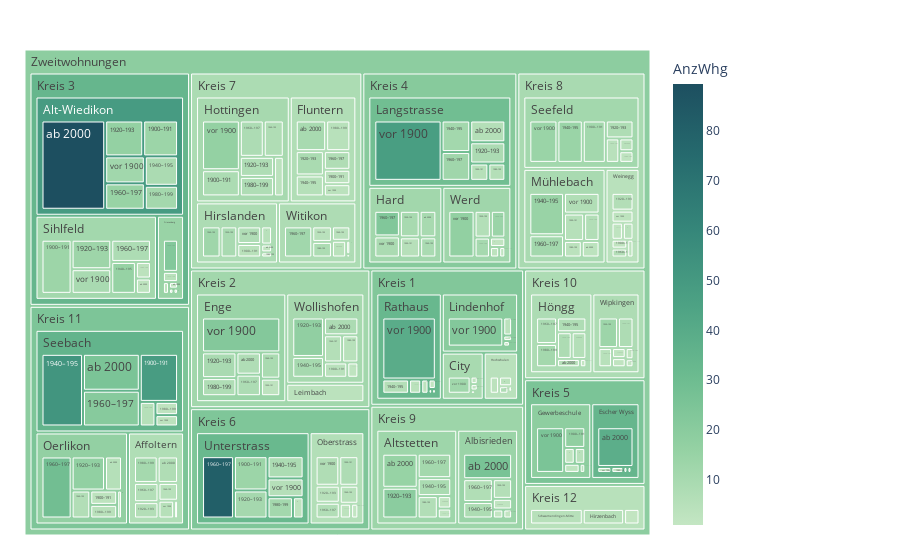

Write notebook code for a chart like this one.
### Code cell
import plotly.express as px


df = mySelection

fig = px.treemap(df, path=[px.Constant("Zweitwohnungen"), 'KreisLang', 'QuarLang', 'BauperiodeLang'], values='AnzWhg',
                color='AnzWhg', hover_data=['QuarLang'],
                color_continuous_scale='blugrn')
                #color_continuous_midpoint=np.average(df['AnzBestWir'], weights=df['AnzBestWir']))
fig.update_traces(root_color="lightgrey")
fig.update_layout(margin = dict(t=50, l=25, r=250, b=25))
fig.show()

### Figure 1 — Plotly figure (JSON) as saved in the notebook; plotly's stock layout.template omitted (floating-point values rounded to 4 significant figures; data arrays with more than 128 entries replaced by an {"elided": "..."} marker saying what was removed)
{"data": [{"branchvalues": "total", "customdata": {"elided": "269x2 mixed values"}, "domain": {"x": [0, 1], "y": [0, 1]}, "hovertemplate": "labels=%{label}<br>AnzWhg_sum=%{value}<br>parent=%{parent}<br>id=%{id}<br>QuarLang=%{customdata[0]}<br>AnzWhg=%{color}<extra></extra>", "ids": {"elided": "269 str values"}, "labels": {"elided": "269 str values"}, "marker": {"coloraxis": "coloraxis", "colors": {"elided": "269 float values"}}, "name": "", "parents": {"elided": "269 str values"}, "root": {"color": "lightgrey"}, "type": "treemap", "values": {"elided": "269 int values"}}], "layout": {"autosize": true, "coloraxis": {"colorbar": {"title": {"text": "AnzWhg"}}, "colorscale": [[0, "rgb(196, 230, 195)"], [0.1667, "rgb(150, 210, 164)"], [0.3333, "rgb(109, 188, 144)"], [0.5, "rgb(77, 162, 132)"], [0.6667, "rgb(54, 135, 122)"], [0.8333, "rgb(38, 107, 110)"], [1, "rgb(29, 79, 96)"]]}, "legend": {"tracegroupgap": 0}, "margin": {"b": 25, "l": 25, "r": 250, "t": 50}}}
